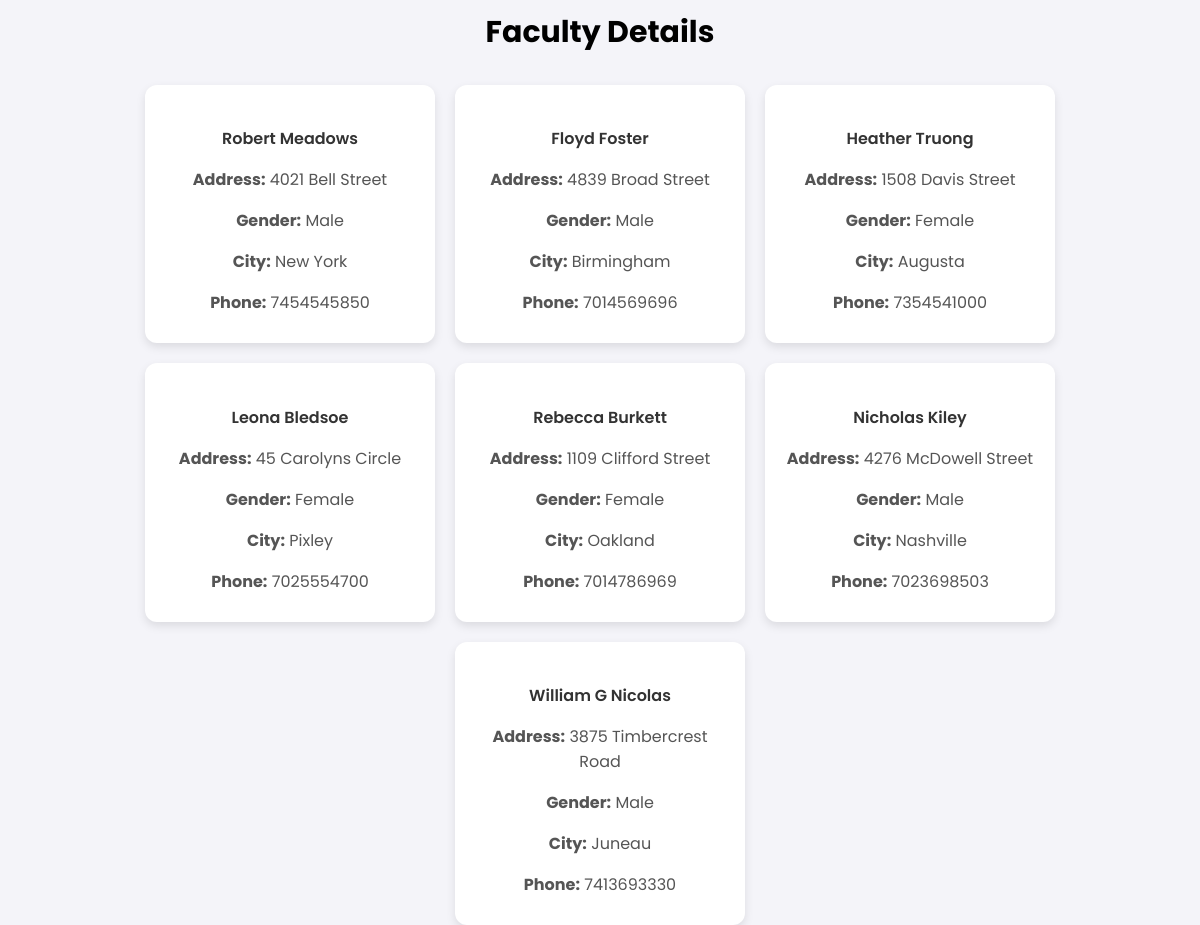
/facultydetails.php (signed in), run on the app's committed database.
### tables this page shows
CREATE TABLE `facutlytable` (
  `FID` int(10) NOT NULL,
  `FName` varchar(50) NOT NULL,
  `FaName` varchar(30) NOT NULL,
  `Addrs` text NOT NULL,
  `Gender` varchar(6) NOT NULL,
  `JDate` date NOT NULL,
  `City` varchar(10) NOT NULL,
  `Pass` varchar(10) NOT NULL,
  `PhNo` bigint(10) NOT NULL
);

### facultydetails.php (the view, shortened to what this page needs)
<?php
include("database.php");
?>
<div class="container">
    <h3 class="text-center">Faculty Details</h3>
    <div class="faculty-grid">
        <?php
        $sql = "SELECT * FROM facutlytable";
        $result = mysqli_query($connect, $sql);
        while ($row = mysqli_fetch_array($result)) { ?>
            <div class="card">
                <h4><?php echo $row['FName']; ?></h4>
                <p><strong>Address:</strong> <?php echo $row['Addrs']; ?></p>
                <p><strong>Gender:</strong> <?php echo $row['Gender']; ?></p>
                <p><strong>City:</strong> <?php echo $row['City']; ?></p>
                <p><strong>Phone:</strong> <?php echo $row['PhNo']; ?></p>
            </div>
        <?php } ?>
    </div>
</div>
<?php include('allfoot.php'); ?>

### allfoot.php (shortened to what this page needs)
</body>
</html>

### facultydetails.php (style rules this page uses)
.container { margin-top: 10px; }
.faculty-grid { display: flex; flex-wrap: wrap; justify-content: center; gap: 20px; }
h3 { text-align:center; font-family:'Poppins', sans-serif; font-size:30px; }
.card { background: #ffffff; border-radius: 12px; padding: 20px; width: 250px; box-shadow: 0px 4px 10px rgba(0, 0, 0, 0.1); text-align: center; transition: transform 0.3s; }
.card h4 { color: #333; font-weight: 600; margin-bottom: 10px; }
.card p { color: #555; margin-bottom: 8px; }

### data on the page
facutlytable: FName "Robert Meadows", Addrs "4021 Bell Street", Gender "Male", City "New York", PhNo "7454545850"
facutlytable: FName "Floyd Foster", Addrs "4839 Broad Street", Gender "Male", City "Birmingham", PhNo "7014569696"
facutlytable: FName "Heather Truong", Addrs "1508 Davis Street", Gender "Female", City "Augusta", PhNo "7354541000"
facutlytable: FName "Leona Bledsoe", Addrs "45 Carolyns Circle", Gender "Female", City "Pixley", PhNo "7025554700"
facutlytable: FName "Rebecca Burkett", Addrs "1109 Clifford Street", Gender "Female", City "Oakland", PhNo "7014786969"
facutlytable: FName "Nicholas Kiley", Addrs "4276 McDowell Street", Gender "Male", City "Nashville", PhNo "7023698503"
facutlytable: FName "William G Nicolas", Addrs "3875 Timbercrest Road", Gender "Male", City "Juneau", PhNo "7413693330"
